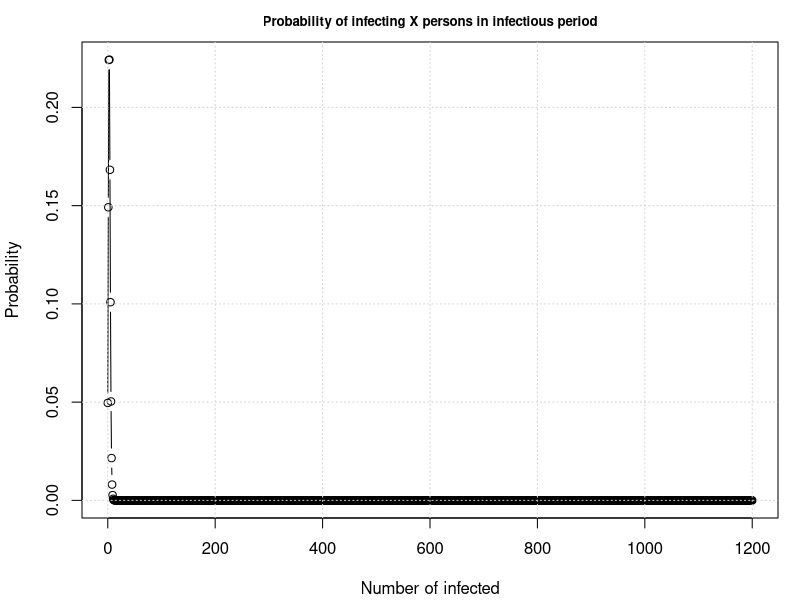
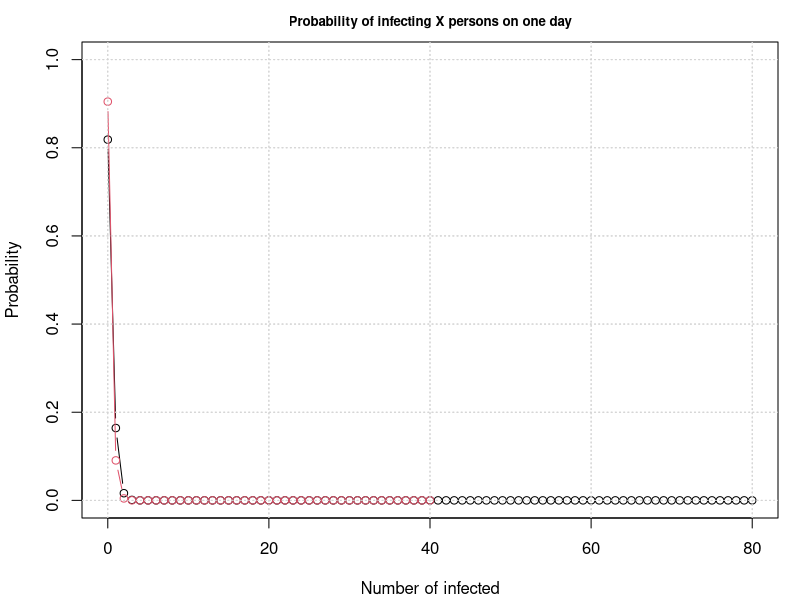
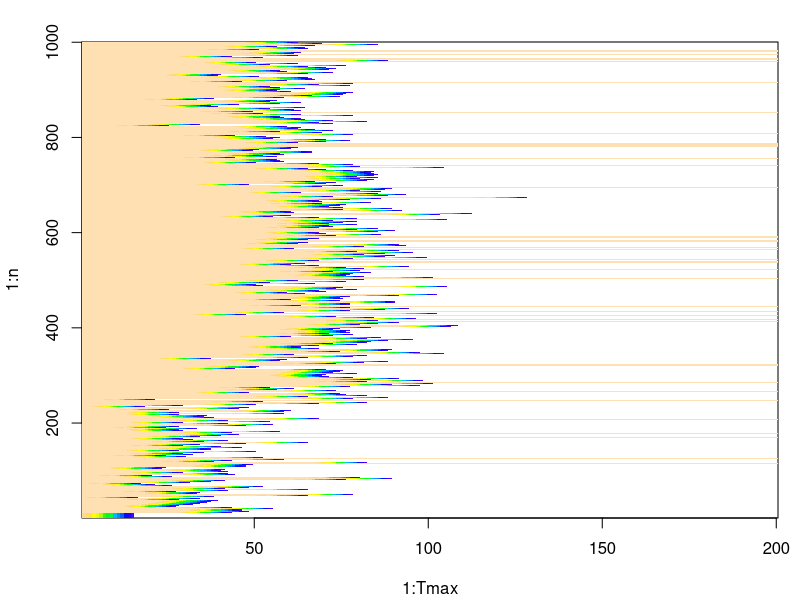
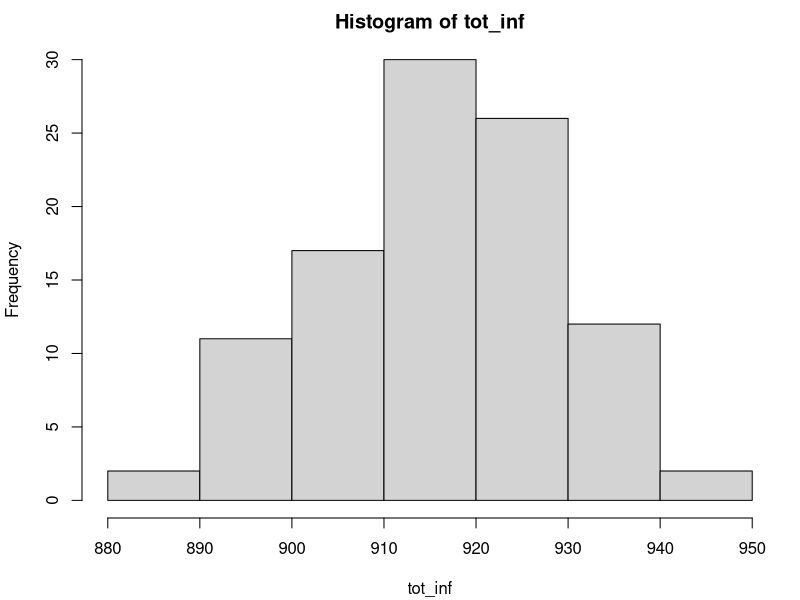
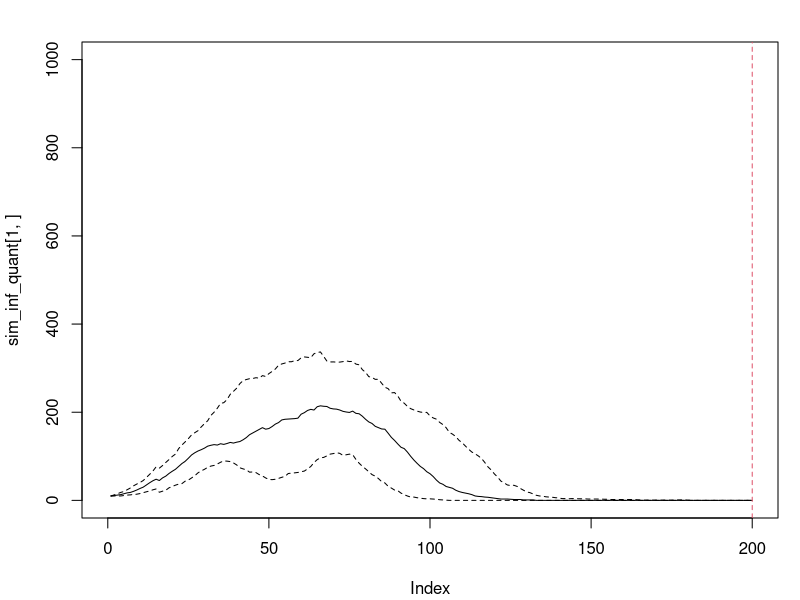
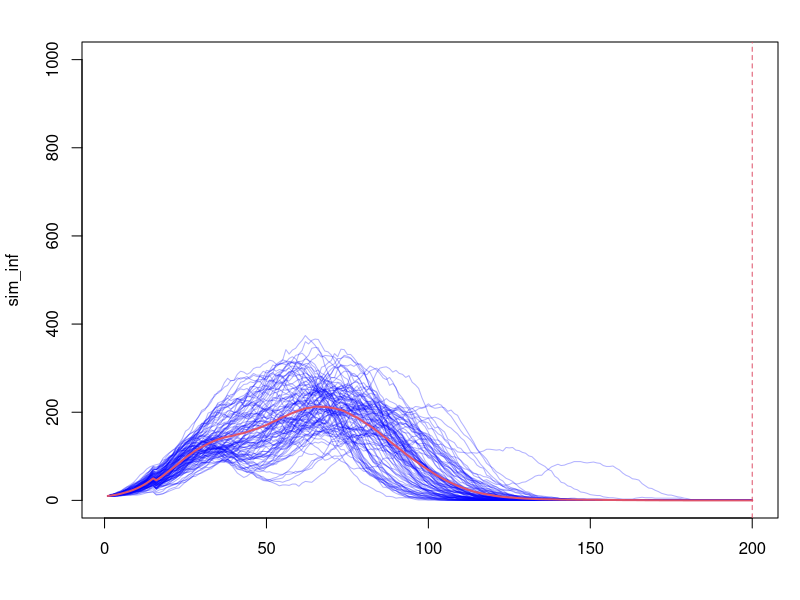
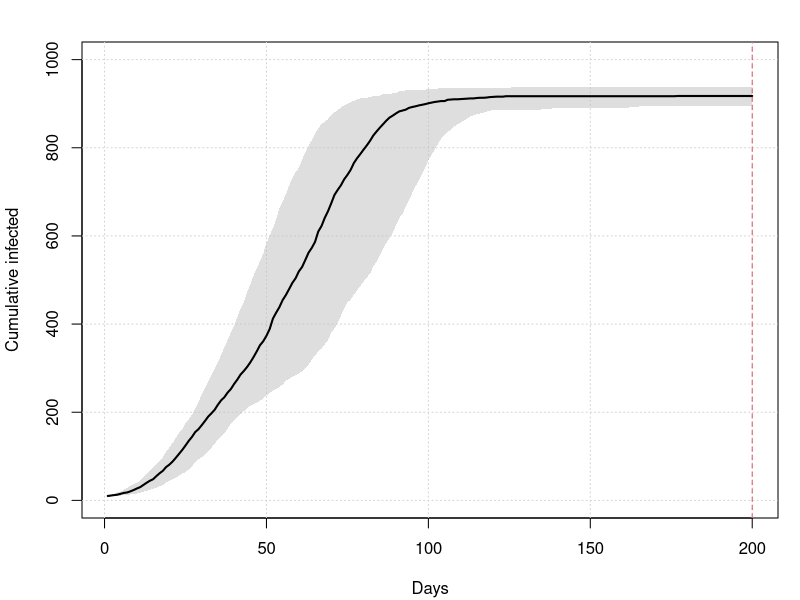
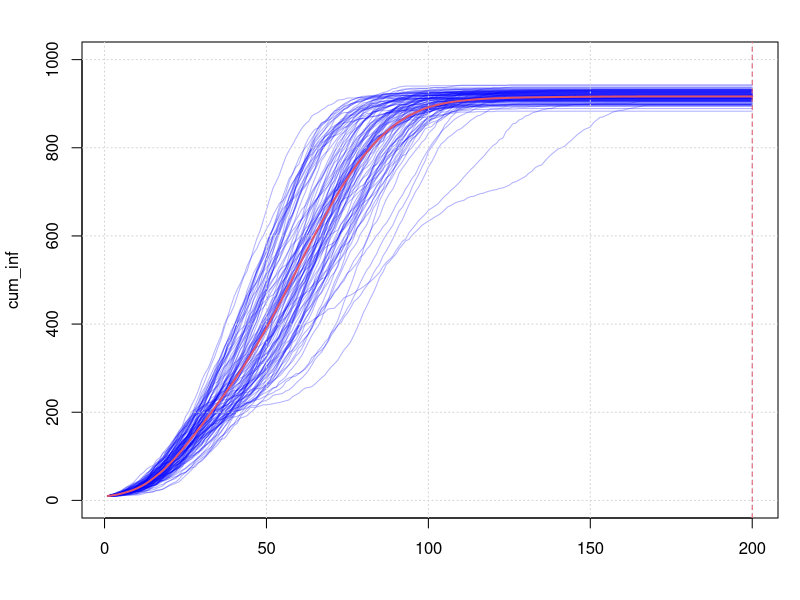

Source code (R) for these figures, in order:
### COVID 19 Simulation ####
setwd("C:/Users/Stephan/Documents/GitHub/My_COVID_19/")

# Functions: --------------------------------------------------------------

add.alpha <- function(col, alpha=1){
  if(missing(col))
    stop("Please provide a vector of colours.")
  apply(sapply(col, col2rgb)/255, 2, 
        function(x) 
          rgb(x[1], x[2], x[3], alpha=alpha))  
}






###### Simulation #####
# Parameters: -------------------------------------------------------------

# population size:
n <- 1000

# initially infected
i0 <- 10

# number of days
Tmax <- 200

# initial a_verage n_number of "close" e_ncounters (ane) per person per day:
ane <- 80

### "Lockdown" parameters: 
# after measures are introduced reduction by factor
red_fac <- 0.50
ane_2 <- ane*(1-red_fac)
# day of introducing measures:
t_lockdown <- 200

# incubation period:
Tinc <- 5

# symptomatic period:
Tsym <-  10

# infectious period:
Tinf <- Tinc + Tsym

# town clusters:
n_town <- 4
within_town <- 100

# expected family size
fam_size <- 4
within_fam <- 100

# probability of overall infecting "R0" (expected value)
R0 <- 3.0

# probability of infecting in a single encounter
p <- R0/(ane*Tinf)


# Overview of infection distributions:
par(mar=c(4.1,4.1,2.1,1.1))
plot(seq(0,ane*Tinf,1), dbinom(seq(0,ane*Tinf,1), ane*Tinf, prob = p), type = 'b', xlab = 'Number of infected', ylab = 'Probability', main = 'Probability of infecting X persons in infectious period', cex.main = 0.8)
grid()

ane*Tinf*p

plot(seq(0,ane,1), dbinom(seq(0,ane,1), ane, prob = p), type = 'b', xlab = 'Number of infected', ylab = 'Probability', main = 'Probability of infecting X persons on one day', cex.main = 0.8, ylim =c(0,1))
grid()

lines(seq(0,ane_2,1), dbinom(seq(0,ane_2,1), ane_2, prob = p), type = 'b', xlab = 'Number of infected', ylab = 'Probability', main = 'Probability of infecting X persons on one day', cex.main = 0.8, col = 2)
grid()


# simulation parameters: --------------------------------------------------

simu <- 100
simu_res <- list()

library(progress)
pb <- progress_bar$new(total = simu)

# Set up simulation dataframes: -------------------------------------------
for(j in 1:simu){

#Data on who is infected:
inf_dat <- as.data.frame(matrix(0, nrow = n, ncol = Tmax))

#initially infected:
inf_dat[1:i0, 1] <- 1

#Individual number of meetings (constant troughout)
ine <- rpois(n, lambda = ane)

ine_2 <- round(ine*(1-red_fac))

### Probabilities of meeting with clusters for family & town

# matrix for relationship:
cluster_matrix <- matrix(1/n, ncol = n, nrow = n)


# Generate town clusters:
for(i in 1:(n_town)){
  ind_1 <- round((i-1)*n/n_town)+1
  ind_2 <- round((i)*n/n_town)
  cluster_matrix[ind_1:ind_2,ind_1:ind_2] <- cluster_matrix[ind_1:ind_2,ind_1:ind_2]*within_town
}

# Generate family clusters:
i<-1
while(i<=n){
  temp_fam_size<-rpois(n = 1, fam_size)
  
  ind_1 <- i
  
  if(i+temp_fam_size-1<=n){
    ind_2 <- i+temp_fam_size-1
  }else{
    ind_2 <- n
  }
  
  cluster_matrix[ind_1:ind_2,ind_1:ind_2] <- cluster_matrix[ind_1:ind_2,ind_1:ind_2]*within_fam
  
  i <- i + temp_fam_size
}

#Set diagonal to 0:
diag(cluster_matrix) <- 0

#renormalize matrix:
cluster_matrix_norm <- cluster_matrix/rowSums(cluster_matrix)

###407 481 4820

#list of who infects who (depending on round):
#(first dimension is time, second dimension is individual, thrid dimension who gets infected)
inf_trans <- rep(list(rep(list(NA),n)),Tmax)

# function determing who gets infected:
trans_func <- function(ine, p, n, m_probs){
  ntrans <- rbinom(1, ine, p)
  if(ntrans == 0){return(NA)} else{return(sample(1:n, ntrans, prob = m_probs))}
}


# Start infection rounds:
for(t in 2:Tmax){

# previous round infected:
it_1_ind <- which(inf_dat[,t-1]>0)

if(length(it_1_ind)>0){

# determine all transmission:
if(t<= t_lockdown){
  inf_trans[[t]][it_1_ind] <- lapply(it_1_ind, function(x) trans_func(ine[[x]],p,n, m_probs = cluster_matrix_norm[x,]))
}else{
  inf_trans[[t]][it_1_ind] <- lapply(it_1_ind, function(x) trans_func(ine_2[[x]],p,n, m_probs = cluster_matrix_norm[x,]))
}



#continue previous round infected:
inf_dat[,t] <- inf_dat[,t-1] 
inf_dat[it_1_ind,t] <- inf_dat[it_1_ind,t]+1

#set newly infected persons in current round (only if not NA or positive yet):
indis <- unlist(inf_trans[[t]][it_1_ind])
if(any(is.finite(indis))){
  #Check if already NA or infected:
  indi_sub <- which(inf_dat[indis,t]==0)
  if(length(indi_sub)>0){
    inf_dat[indis[indi_sub],t] <- 1
  }
}

#set people who are healthy again to NA
indis2 <- which(inf_dat[,t]>Tinf)
if(any(is.finite(indis2))){inf_dat[indis2,t:Tmax] <- NA}
}
# else{
#   inf_dat[,t] <- inf_dat[,t]
# }

}

simu_res[[j]] <- inf_dat
pb$tick()

}

###### Evaluate ######


## Single simulation:

image(x = 1:Tmax, y = 1:n, t(as.matrix(inf_dat[1:n,])), col = rev(topo.colors(20)))


## Across simulations:

# Total infected:
tot_inf <- unlist(lapply(simu_res, function(x) sum(rowSums(x, na.rm = T)>0)))

mean(tot_inf)
sd(tot_inf)

hist(tot_inf)

# Simultaneaous infected:
sim_inf <- simplify2array(lapply(simu_res, function(x) colSums(x>0, na.rm = T)))
dim(sim_inf)

sim_inf_mean <- rowMeans(sim_inf)
sim_inf_quant <- apply(sim_inf, 1, function(x) quantile(x, c(0.025, 0.5, 0.975)))


plot(sim_inf_quant[1,], type = 'l', ylim = c(0,n), lty = 2, xlim = c(0,200))
lines(sim_inf_quant[2,], type = 'l', ylim = c(0,n))
lines(sim_inf_quant[3,], type = 'l', ylim = c(0,n), lty = 2)
abline(v=t_lockdown, col = 2, lty = 2)

matplot(sim_inf, type = 'l', col = add.alpha('blue', 0.3), lty = 1, ylim = c(0,n))
lines(sim_inf_mean, lwd = 2, col =2)

abline(v=t_lockdown, col = 2, lty = 2)

# Cumulative infected:
cum_inf <- simplify2array(lapply(simu_res, function(x) colSums((is.na(x)|x>0), na.rm = T)))

cum_inf_mean <- rowMeans(cum_inf)
cum_inf_quant <- apply(cum_inf, 1, function(x) quantile(x, c(0.025, 0.5, 0.975)))

plot(cum_inf_quant[2,], type = 'l', ylim = c(0,n), lty = 1, xlab = 'Days', ylab = 'Cumulative infected')
grid()
polygon(c(1:Tmax, Tmax:1), c(cum_inf_quant[1,],rev(cum_inf_quant[3,])), border = NA, col = add.alpha('gray', 0.5))
lines(cum_inf_quant[2,], type = 'l', ylim = c(0,n), lty = 1, lwd = 2)
abline(v=t_lockdown, col = 2, lty = 2)

matplot(cum_inf,type = 'l', col = add.alpha('blue', 0.3), lty = 1, ylim = c(0, n))
grid()
lines(cum_inf_mean, lwd = 2, col = 2)
abline(v=t_lockdown, col = 2, lty = 2)

plot(cum_inf_mean/n, lwd = 2, col = 2, type = 'l')


#Mean infection rate:
plot(2:Tmax, (cum_inf_mean[2:Tmax]-cum_inf_mean[1:(Tmax-1)]), xlab = 'Day', ylab = 'Infection rate', type = 'h')

temp <- (cum_inf_mean[2:Tmax]-cum_inf_mean[1:(Tmax-1)])

plot(3:Tmax,temp[2:length(temp)]-temp[1:(length(temp)-1)], type = 'h')

plot(2:Tmax, (cum_inf_mean[2:Tmax]-cum_inf_mean[1:(Tmax-1)])/cum_inf_mean[1:(Tmax-1)], xlab = 'Day', ylab = 'Infection rate', type = 'h')

# Newly infected:
new_inf <- simplify2array(lapply(simu_res, function(x) colSums(x ==1, na.rm = T)))

new_inf_mean <- rowMeans(new_inf)
new_inf_quant <- apply(new_inf, 1, function(x) quantile(x, c(0.025, 0.5, 0.975)))

plot(new_inf_quant[2,], type = 'l', ylim = c(0,max(new_inf_quant[3,])), lty = 1, xlab = 'Days', ylab = 'newly infected')
grid()
polygon(c(1:Tmax, Tmax:1), c(new_inf_quant[1,],rev(new_inf_quant[3,])), border = NA, col = add.alpha('gray', 0.5))
lines(new_inf_quant[2,], type = 'l', ylim = c(0,n), lty = 1, lwd = 2)

matplot(new_inf, type = 'l', col = add.alpha('blue', 0.3), lty = 1)
lines(new_inf_mean, lwd = 2, col =2)




plot(colSums(inf_dat==1, na.rm = T), type = 'h')
#Immune:
plot(colSums(is.na(inf_dat), na.rm = T), type = 's')
# Total infected:
sum(rowSums(inf_dat, na.rm = T)>0)



